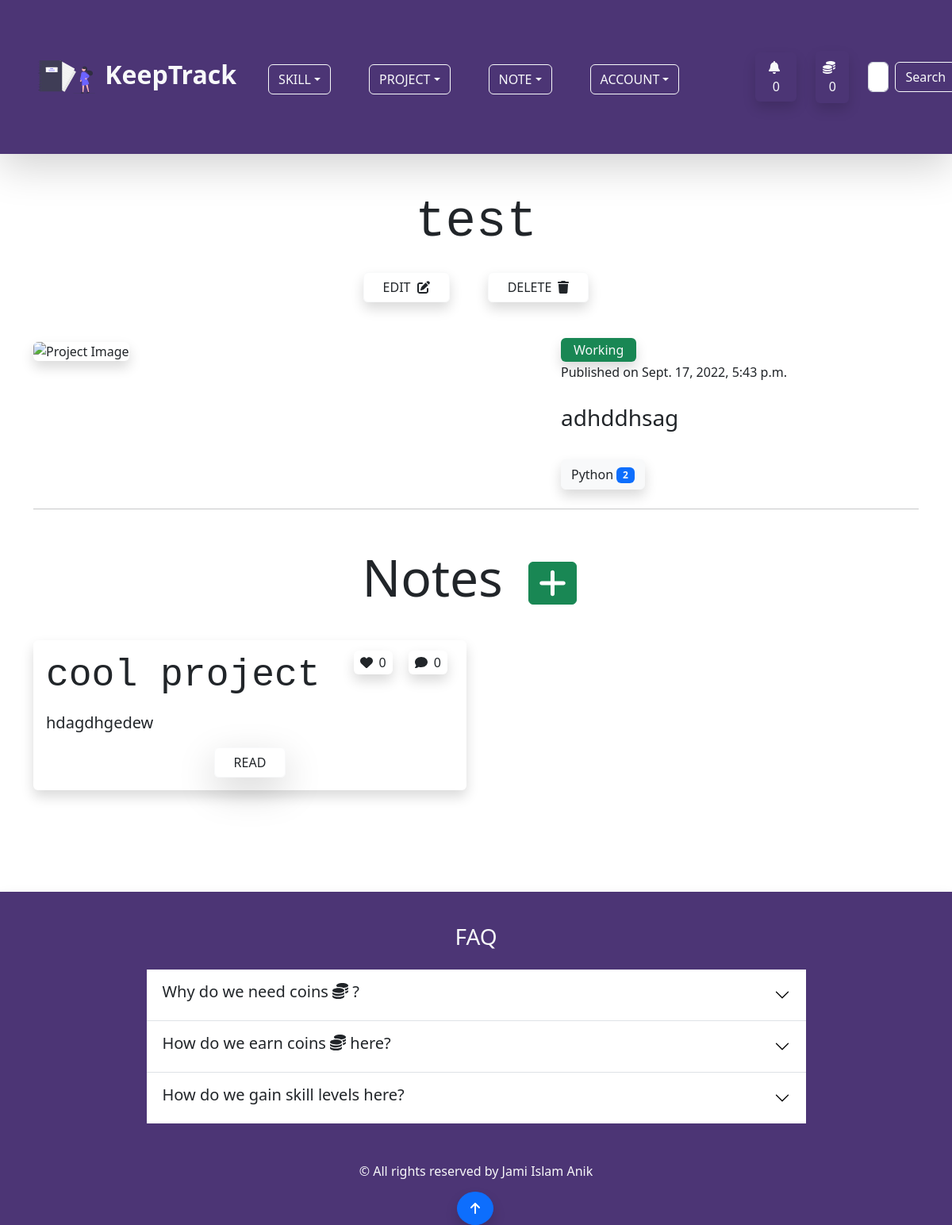
Before: /project/single_project/13/ (signed in) with the older database file.
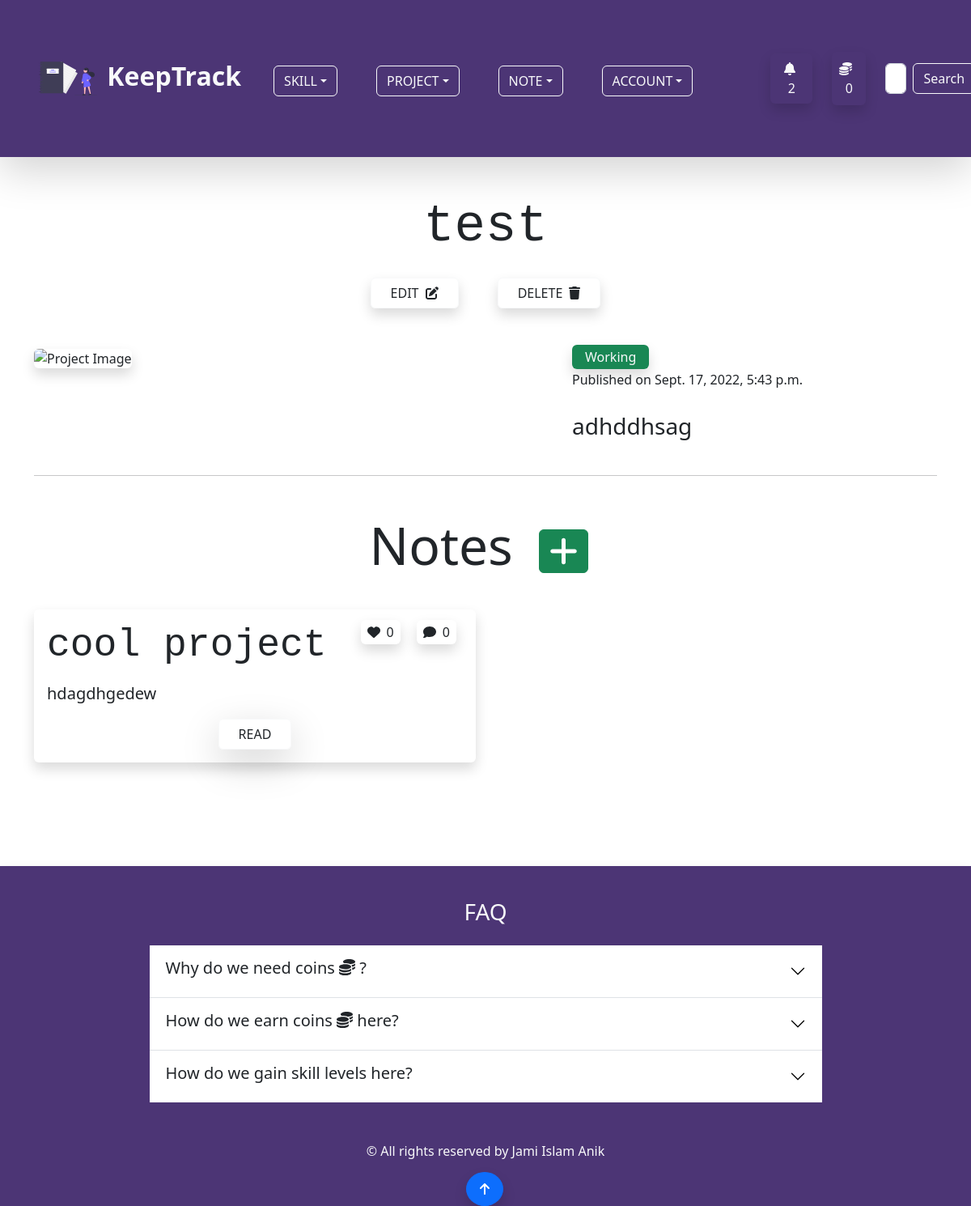
After: the same page with the newer database file.
### account/models.py (models this page shows, shortened)
class Profile(models.Model):
    user = models.OneToOneField(User,on_delete=models.CASCADE,null=True,blank=True)
    profile_image = models.ImageField(null=True,blank=True,upload_to='keeptrack/images/',default = 'keeptrack/default_images/default_profile_i2ejjp.png')
    username = models.CharField(max_length=255)
    first_name = models.CharField(max_length=255,null=True,blank=True)
    last_name = models.CharField(max_length=255,null=True,blank=True)
    bio = models.TextField(max_length=2000,blank=True,null=True)
    email = models.EmailField(max_length=255,blank=True,null=True)
    portfolio_site = models.URLField(max_length=500,blank=True,null=True)
    facebook = models.URLField(max_length=2000,blank=True,null=True)
    linkedin = models.URLField(max_length=2000,blank=True,null=True)
    youtube = models.URLField(max_length=2000,blank=True,null=True)
    coin = models.IntegerField(default=100,null=True,blank=True)

### skill/models.py (models this page shows, shortened)
class SkillObj(models.Model):
    content_type = models.ForeignKey(ContentType, null=True, on_delete=models.CASCADE)
    object_id = models.IntegerField()
    content_object = GenericForeignKey()
    skill = models.ForeignKey(Skill, on_delete=models.CASCADE)
    created_at = models.DateTimeField(auto_now_add=True)

class Skill(models.Model):
    SKILL_TYPE_CHOICES = (
        ('Programming Language','Programming Language'),
        ('Database','Database'),
        ('Hosting Platform','Hosting Platform'),
        ('Coding Utility','Coding Utility'),
        ('Frontend Framework','Frontend Framework'),
        ('Backend Framework','Backend Framework'),
        ('Machine Learning Tool','Machine Learning Tool'),
        ('Data Science Tool','Data Science Tool'),
        ('Artificial Intelligence Tool','Artificial Intelligence Tool')
    )
    skill_type = models.CharField(max_length=200,choices=SKILL_TYPE_CHOICES,null=True,blank=True)
    note = GenericRelation(Note)
    owner = models.ForeignKey(Profile, on_delete=models.CASCADE,null=True,blank=True,default="Coding Utility")
    title = models.CharField(max_length=255)
    description = models.TextField(max_length=500,null=True,blank=True)
    skill_level = models.IntegerField(default=1)
    current_point = models.IntegerField(default=0)
    learning = models.BooleanField(default=True)
    started_learning = models.DateField(null=True,blank=True,auto_now_add=True)

### note/models.py (models this page shows)
class Note(models.Model):
    comment = GenericRelation(Comment)
    like = GenericRelation(Like)
    content_type = models.ForeignKey(ContentType, null=True, on_delete=models.SET_NULL)
    object_id = models.IntegerField()
    content_object = GenericForeignKey()
    owner = models.ForeignKey(Profile,on_delete=models.CASCADE)
    note_image = models.ImageField(null=True, blank =True, upload_to='keeptrack/images/')
    title = models.CharField(max_length=255)
    body = models.TextField()
    created_at = models.DateTimeField(auto_now_add=True)
    class Meta:
        ordering = ['-created_at']

### project/views.py (the view)
# urls.py: path('single_project/<str:pk>/',views.single_project_page,name='single-project-page'),
@login_required(login_url='login-page')
def single_project_page(request,pk):
    project = Project.objects.get(pk=pk)
    if request.method == 'POST' and project.owner == request.user.profile:
        project.delete()
        messages.success(request, f"Your project {project.title} has been deleted.")
        return redirect('project-page')
    context = {
        'project':project,
    }
    return render(request,'project/single_project_page.html',context)

### project/templates/project/single_project_page.html (shortened to what this page needs)
{% extends 'base.html' %} {% load static %} {% block content %}
{% load static %}
<div class="container">
    <h3 class="display-3 text-center my-2 pb-3 font-monospace">{{ project.title }}</h3>
    {% if project.owner == user.profile %}
    <div class="d-flex align-items-center justify-content-center pb-5">
        <a href="{% url 'project-form-page-update' %}?page=update&id={{project.id}}"
            class="btn btn-outline-light px-4 mx-4 shadow text-dark">EDIT
            <span class="ps-1"><i class="fas fa-edit"></i></span>
        </a>
        <button class="btn btn-outline-light px-4 mx-4 shadow text-dark" data-bs-toggle="modal"
            data-bs-target="#modalVertical">DELETE
            <span class="ps-1"><i class="fas fa-trash"></i></span>
        </button>
    </div>
    {% endif %}
    <div class="row">
        <div class="col col-12 col-md-7">
            {% if project.project_image %}
            <img src="{{ project.project_image.url }}" class="img-fluid w-75 shadow rounded" id="project-image-h"
                alt="Project Image" />
            {% else %}
            <img src="{% static 'images/default_project.jpg' %}" class="img-fluid w-75 w-md-75 shadow rounded"
                id="project-image-h" alt="Project Image" />
            {% endif %}
            <div class="row py-4 my-4">
            </div>
        </div>
        <div class="col col-12 col-md-5">
            {% if project.project_state %}
            <span class="bg-success px-3 py-1 rounded shadow text-light">Completed</span>
            {% else %}
            <span class="bg-success  px-3 py-1 rounded shadow text-light">Working</span>
            {% endif %}
            <p class="my-1">Published on {{ project.created_at }}</p>
            {% if project.description %}
            <p class="lead fs-3 my-4">{{ project.description }}</p>
            {% else %}
            <p class="lead fs-3 my-4">Please add a description to the project.</p>
            {% endif %}
            {% for skill in project.skill.all %}
            <a href="{% url 'single-skill-page' skill.skill.id %}" class="btn btn-light text-dark shadow my-2">
                {{ skill.skill.title }}
                <span class="badge bg-primary text-light">{{ skill.skill.skill_level }}</span>
            </a>
            {% endfor %}
        </div>
    </div>
    {% if project.owner == user.profile %}
    <hr>
    <div class="my-5 rounded">
        <h3 class="display-3 text-center mb-4">Notes
            <a href="{% url 'note-form-page' project.id %}?object=project" class="mx-3 btn btn-success fs-5"><i
                    class="fas fa-plus fa-2xl"></i></a>
        </h3>
        <div class="row my-2">
            {% for note in project.note.all %}
            <div class="col-12 col-md-6 my-3">
                <div class="rounded shadow p-3">
                    <h5 class="display-5 font-monospace d-inline-block">{{ note.title }}</h5>
                    <div class="text-center d-inline-block float-end">
                        <span class="rounded px-2 py-1 mx-2 shadow"><i class="fas fa-heart pe-2"></i>{{ note.like.count }}</span>
                        <span class="rounded px-2 py-1 mx-2 shadow"><i class="fas fa-comment pe-2"></i>{{ note.comment.count }}</span>
                    </div>
                    <p class="lead my-2">{{ note.body|slice:"100" }}</p>
                    <div class="text-center"><a href="{% url 'single-note-page' note.id %}"
                            class="btn btn-outline-light mt-2 px-4 shadow-lg text-dark">READ</a></div>
                </div>
            </div>
            {% endfor %}
        </div>
    </div>
    {% endif %}
</div>
{% endblock %}

### templates/navbar.html (shortened to what this page needs)
{% load static %}
<nav class="navbar navbar-expand-lg navbar-light mb-5 shadow-lg" id="custom-bg">
  <div class="container-fluid p-3 p-md-5">
    <a class="navbar-brand fs-2 text-light fw-bold" href="{% url 'home-page' %}">
      <img src="{% static 'svg/undraw_personal_notebook_re_d7dc.svg' %}" alt="icon" class="me-1 bg-transparent"
        width="72" height="72">
      KeepTrack
    </a>
    <div class="collapse navbar-collapse" id="navbarSupportedContent">
      <ul class="navbar-nav me-auto mb-2 mb-lg-0 px-4 fs-3">
        {% if user.is_authenticated %}
        <li class="nav-item dropdown me-5 mb-3 mb-md-0">
          <button class="btn btn-outline-light dropdown-toggle text-uppercase" id="navbarWithDropdown"
            data-bs-toggle="dropdown" role="button" aria-expanded="false">Skill</button>
        </li>
        <li class="nav-item dropdown me-5 mb-3 mb-md-0">
          <button class="btn btn-outline-light dropdown-toggle text-uppercase" id="navbarWithDropdown"
            data-bs-toggle="dropdown" role="button" aria-expanded="false">Project</button>
        </li>
        <li class="nav-item dropdown me-5 mb-3 mb-md-0">
          <button class="btn btn-outline-light dropdown-toggle text-uppercase" id="navbarWithDropdown"
            data-bs-toggle="dropdown" role="button" aria-expanded="false">Note</button>
        </li>
        {% endif %}
        <li class="nav-item dropdown me-5 mb-3 mb-md-0">
          <button class="btn btn-outline-light dropdown-toggle text-uppercase" id="navbarWithDropdown"
            data-bs-toggle="dropdown" role="button" aria-expanded="false">Account</button>
        </li>
      </ul>
      {% if user.is_authenticated %}
      <button class="btn mx-4 shadow text-light" data-bs-toggle="modal"
                    data-bs-target="#modalVertical"><span class="ps-1"><i class="fas fa-bell pe-2"></i>
                      {{ user.profile.notification_set.count }}
                    </span>
                </button>
      <a href="{% url 'note-page' %}" class="btn text-light p-2 me-4 shadow rounded my-2"><i class="fas fa-coins fa-bounce pe-2"></i>{{ user.profile.coin }} </a>
      {% endif %}
      <form class="d-flex my-2" method="POST" action="{% url 'home-page' %}">
        <input class="form-control me-2" type="search" placeholder="Search Users by username..." aria-label="Search" name="searched">
        <button class="btn btn-outline-light" type="submit">Search</button>
      </form>
    </div>
  </div>
</nav>

Changed rows visible on the page:
removed SkillObj: skill "Python", skill.skill_level "2"
Other visible differences:
{{ user.profile.notification_set.count }}: "0" → "2"
